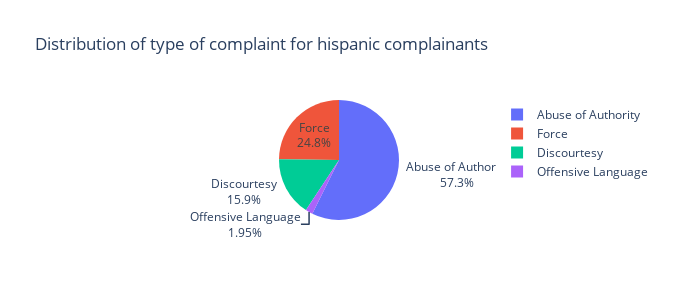

This figure's notebook cell:
### Code cell
print(dfH.groupby('fado_type').count()['complaint_id'])
fig = px.pie(dfH,'fado_type',title='Distribution of type of complaint for hispanic complainants',width=700, height=300)
fig=fig.update_traces(textinfo="percent+label")
fig.show()

### Figure 1 — Plotly figure (JSON) as saved in the notebook; plotly's stock layout.template omitted (floating-point values rounded to 4 significant figures; data arrays with more than 128 entries replaced by an {"elided": "..."} marker saying what was removed)
{"data": [{"domain": {"x": [0, 1], "y": [0, 1]}, "hovertemplate": "fado_type=%{label}<extra></extra>", "labels": {"elided": "6396 str values"}, "legendgroup": "", "name": "", "showlegend": true, "textinfo": "percent+label", "type": "pie"}], "layout": {"height": 300, "legend": {"tracegroupgap": 0}, "title": {"text": "Distribution of type of complaint for hispanic complainants"}, "width": 700}}
